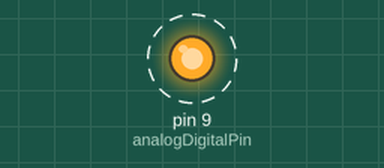
This sketch was run on a simulated Arduino Uno, built with avr-gcc and run on an emulated ATmega328P. Parts: output pins drawn as LEDs (lit = HIGH). Dashed ring = blinking.

Above: at 0.05 s.
Timing chart, 0 to 4.6 s (numbered marks = the images above):
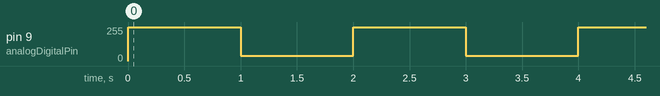

The sketch:

sketch_oct8a.ino
```cpp
int analogDigitalPin = 9;

void setup() {
  // put your setup code here, to run once:
  pinMode(analogDigitalPin, OUTPUT);

}

void loop() {
  //put your main code here, to run repeatedly:
  analogWrite(analogDigitalPin, 255);
  delay(1000);
  analogWrite(analogDigitalPin, 40);
  delay(1000);

  // digitalWrite(analogDigitalPin, HIGH);

}
```

Measured:
- by itself, pin 9 (analogDigitalPin): alternates 255/255 for 1.0 s and 40/255 for 1.0 s
